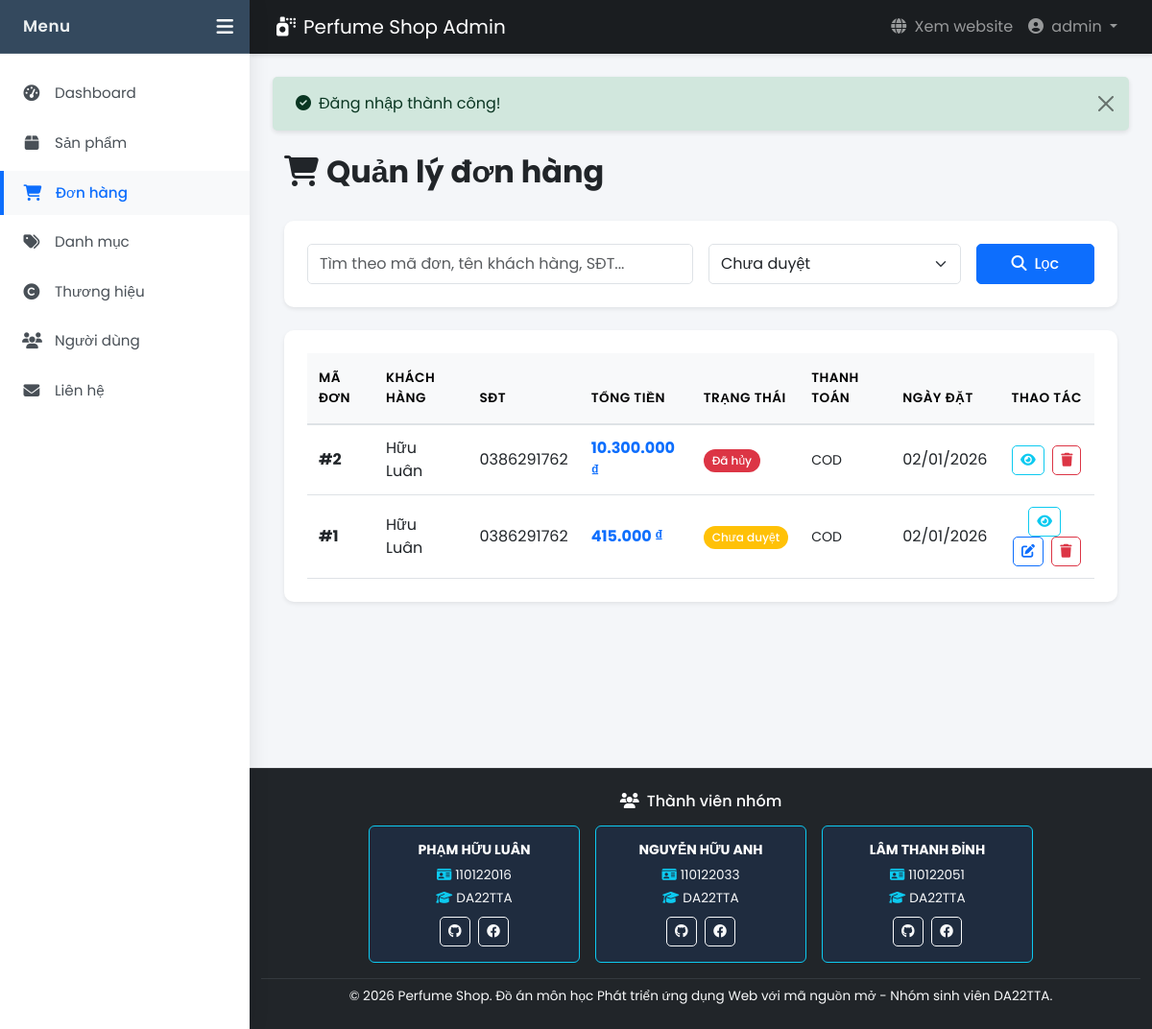
Before: /views/admin/orders/index.php (signed in) with the older database file.
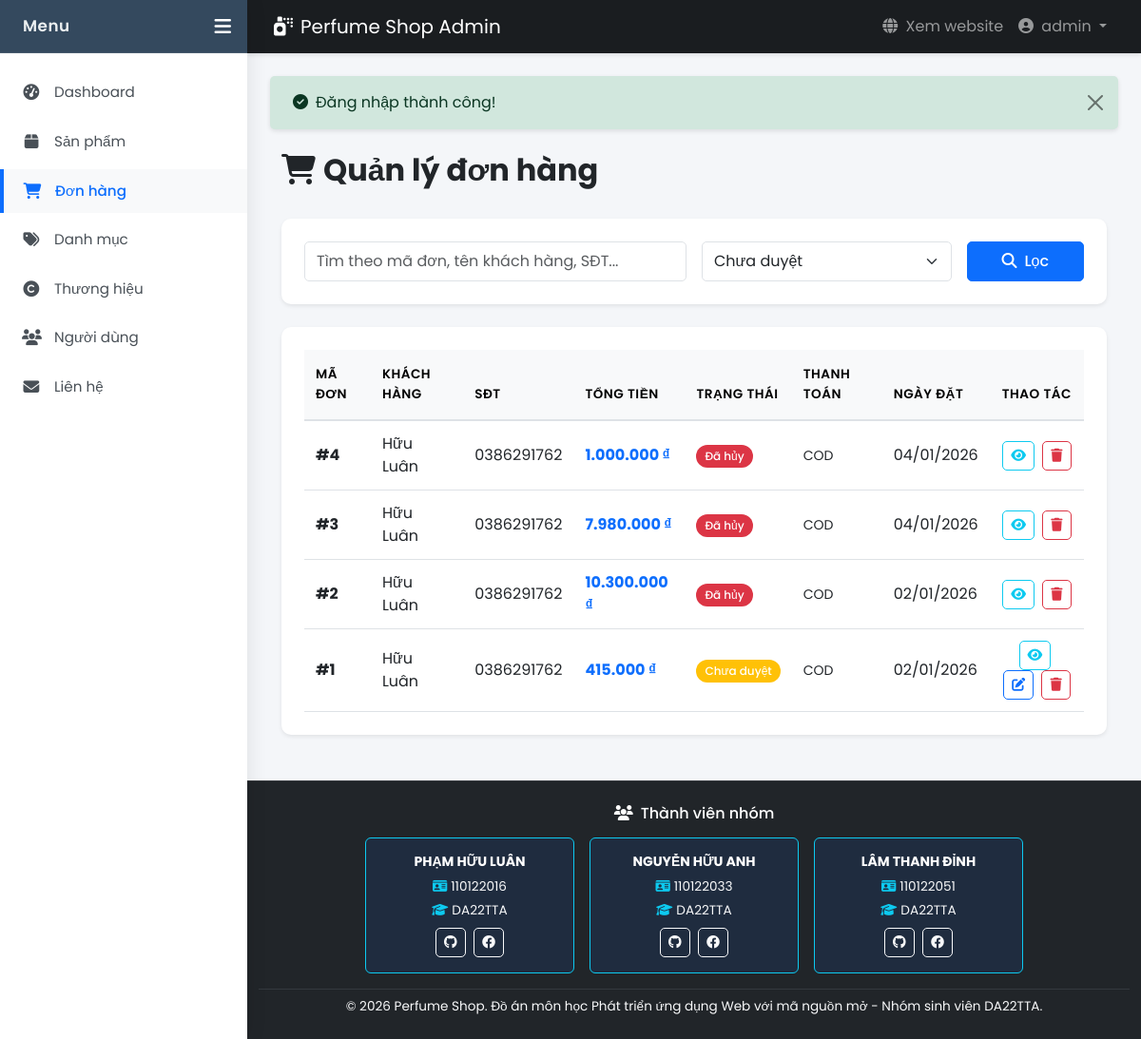
After: the same page with the newer database file.
### tables this page shows
CREATE TABLE `don_hang` (
  `id` int(11) NOT NULL,
  `id_nguoi_dung` int(11) DEFAULT NULL,
  `ho_ten_nguoi_nhan` varchar(150) DEFAULT NULL,
  `so_dien_thoai_nhan` varchar(20) DEFAULT NULL,
  `dia_chi_giao_hang` text DEFAULT NULL,
  `tong_tien` decimal(12,2) DEFAULT NULL,
  `trang_thai` int(20) NOT NULL DEFAULT 0,
  `ngay_dat` datetime DEFAULT current_timestamp(),
  `ngay_xoa` datetime DEFAULT NULL
);

### models/Order.php (called while the page is built, shortened)
<?php
class Order {
    private $conn;
    private $table = 'don_hang';
    public function __construct() {
        $database = new Database();
        $this->conn = $database->connect();
    }
    public function getAll($filters = [], $limit = ORDERS_PER_PAGE, $offset = 0) {
        $query = "SELECT dh.*, nd.username, nd.email
                  FROM {$this->table} dh
                  LEFT JOIN nguoi_dung nd ON dh.id_nguoi_dung = nd.id
                  WHERE 1=1";
        $params = [];
        $types = "";
        $query .= " ORDER BY
                    CASE WHEN dh.ngay_xoa IS NULL THEN 0 ELSE 1 END,
                    COALESCE(dh.ngay_dat, FROM_UNIXTIME(0)) DESC,
                    dh.id DESC
                    LIMIT ? OFFSET ?";
        $params[] = $limit;
        $params[] = $offset;
        $types .= "ii";
        $stmt = $this->conn->prepare($query);
        if (!empty($params)) {
            $stmt->bind_param($types, ...$params);
        }
        $stmt->execute();
        return $stmt->get_result()->fetch_all(MYSQLI_ASSOC);
    }
}
?>

### config/database.php (called while the page is built, shortened)
<?php
class Database {
    private $host = DB_HOST;
    private $user = DB_USER;
    private $pass = DB_PASS;
    private $dbname = DB_NAME;
    public function connect() {
        $this->conn = null;
        try {
            $this->conn = new mysqli($this->host, $this->user, $this->pass, $this->dbname);
            $this->conn->set_charset("utf8mb4");
        } catch (Exception $e) {
            echo "Lỗi kết nối: " . $e->getMessage();
        }
        return $this->conn;
    }
}
?>

### helpers/functions.php (called while the page is built, shortened)
<?php
function format_currency($amount) {
    return number_format($amount, 0, ',', '.') . ' ₫';
}
function format_date($date) {
    return date('d/m/Y', strtotime($date));
}
?>

### views/admin/orders/index.php (the view, shortened to what the changed rows need)
<?php
require_once __DIR__ . '/../../../helpers/functions.php';
require_once __DIR__ . '/../../../models/Order.php';
$orderModel = new Order();
$filters = [
    'status' => $_GET['status'] ?? null,
    'search' => $_GET['search'] ?? null
];
$page = isset($_GET['page']) ? max(1, intval($_GET['page'])) : 1;
$limit = ORDERS_PER_PAGE;
$offset = ($page - 1) * $limit;
$orders = $orderModel->getAll($filters, $limit, $offset);
include __DIR__ . '/../layout/header.php';
?>
<div class="container-fluid my-4">
    <div class="d-flex justify-content-between align-items-center mb-4">
        <h2 class="fw-bold"><i class="fas fa-shopping-cart me-2"></i>Quản lý đơn hàng</h2>
    </div>
    <div class="card border-0 shadow-sm">
        <div class="card-body">
            <?php if (empty($orders)): ?>
            <div class="text-center py-5 text-muted">
                <i class="fas fa-receipt fa-3x mb-3"></i>
                <p>Chưa có đơn hàng nào</p>
            </div>
            <?php else: ?>
            <div class="table-responsive">
                <table class="table table-hover align-middle">
                    <thead class="table-light">
                        <tr>
                            <th>Mã đơn</th>
                            <th>Khách hàng</th>
                            <th>SĐT</th>
                            <th>Tổng tiền</th>
                            <th>Trạng thái</th>
                            <th>Thanh toán</th>
                            <th>Ngày đặt</th>
                            <th class="text-center sticky-action">Thao tác</th>
                        </tr>
                    </thead>
                    <tbody>
                        <?php foreach ($orders as $order): ?>
                        <tr <?php echo $order['ngay_xoa'] ? 'class="table-secondary" style="opacity: 0.6;"' : ''; ?>>
                            <td><strong>#<?php echo $order['id']; ?></strong></td>
                            <td><?php echo htmlspecialchars($order['ho_ten_nguoi_nhan'] ?? ''); ?></td>
                            <td><?php echo htmlspecialchars($order['so_dien_thoai_nhan'] ?? ''); ?></td>
                            <td><strong class="text-primary"><?php echo format_currency($order['tong_tien']); ?></strong></td>
                            <td>
                                <?php
                                if ($order['ngay_xoa']) {
                                    echo '<span class="badge bg-danger"><i class="fas fa-trash me-1"></i>Đã xóa</span>';
                                } else {
                                    $status = (int)$order['trang_thai'];
                                    $badge = 'secondary';
                                    $text = 'Không xác định';
                                    switch($status) {
                                        case ORDER_STATUS_PENDING: $badge = 'warning'; $text = 'Chưa duyệt'; break;
                                        case ORDER_STATUS_CANCELLED: $badge = 'danger'; $text = 'Đã hủy'; break;
                                    }
                                    echo '<span class="badge bg-' . $badge . '">' . $text . '</span>';
                                }
                                ?>
                            </td>
                            <td><small><?php echo htmlspecialchars($order['phuong_thuc_thanh_toan'] ?? 'COD'); ?></small></td>
                            <td><?php echo format_date($order['ngay_dat']); ?></td>
                            <td class="text-center sticky-action">
                                <a href="view.php?id=<?php echo $order['id']; ?>" class="btn btn-sm btn-outline-info me-1" title="Xem chi tiết">
                                    <i class="fas fa-eye"></i>
                                </a>
                                <?php if (!$order['ngay_xoa']): ?>
                                    <?php
                                    $status = (int)$order['trang_thai'];
                                    if ($status !== ORDER_STATUS_CANCELLED && $status !== ORDER_STATUS_COMPLETED):
                                    ?>
                                    <button class="btn btn-sm btn-outline-primary me-1 update-status"
                                            data-id="<?php echo $order['id']; ?>"
                                            title="Cập nhật trạng thái">
                                        <i class="fas fa-edit"></i>
                                    </button>
                                    <?php endif; ?>
                                    <button class="btn btn-sm btn-outline-danger delete-order"
                                            data-id="<?php echo $order['id']; ?>" title="Xóa">
                                        <i class="fas fa-trash"></i>
                                    </button>
                                <?php endif; ?>
                            </td>
                        </tr>
                        <?php endforeach; ?>
                    </tbody>
                </table>
            </div>
            <?php endif; ?>
        </div>
    </div>
</div>
<?php include __DIR__ . '/../layout/footer.php'; ?>

Changed rows visible on the page:
added don_hang: id "4", ho_ten_nguoi_nhan "Hữu Luân", so_dien_thoai_nhan "0386291762", tong_tien "1.000.000 ₫", trang_thai "Đã hủy", phuong_thuc_thanh_toan "COD", ngay_dat "04/01/2026"
added don_hang: id "3", ho_ten_nguoi_nhan "Hữu Luân", so_dien_thoai_nhan "0386291762", tong_tien "7.980.000 ₫", trang_thai "Đã hủy", phuong_thuc_thanh_toan "COD", ngay_dat "04/01/2026"
